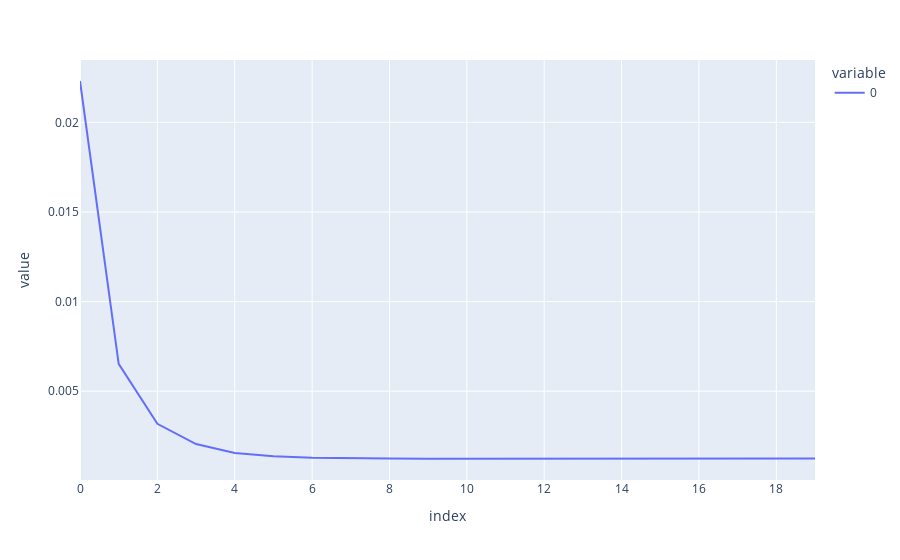

The notebook cell saved with this chart:
### Code cell
SGD_model = MyLinearRegressionSGD(0.3, 1000)
SGD_model.fit(X=X_train, y=y_train)
SGD_model.report_model(precision=3)
SGD_model.plot_error(num_intervals=20)

### Figure 1 — Plotly figure (JSON) as saved in the notebook; plotly's stock layout.template omitted (floating-point values rounded to 4 significant figures)
{"data": [{"hovertemplate": "variable=0<br>index=%{x}<br>value=%{y}<extra></extra>", "legendgroup": "0", "line": {"color": "#636efa", "dash": "solid"}, "marker": {"symbol": "circle"}, "mode": "lines", "name": "0", "orientation": "v", "showlegend": true, "type": "scatter", "x": [0, 1, 2, 3, 4, 5, 6, 7, 8, 9, 10, 11, 12, 13, 14, 15, 16, 17, 18, 19], "xaxis": "x", "y": [0.0223, 0.006532, 0.003183, 0.002055, 0.00156, 0.00137, 0.001295, 0.001255, 0.001245, 0.001227, 0.001228, 0.001219, 0.001225, 0.001226, 0.001229, 0.001221, 0.001224, 0.00123, 0.001233, 0.001246], "yaxis": "y"}], "layout": {"legend": {"title": {"text": "variable"}, "tracegroupgap": 0}, "margin": {"t": 60}, "xaxis": {"anchor": "y", "domain": [0, 1], "title": {"text": "index"}}, "yaxis": {"anchor": "x", "domain": [0, 1], "title": {"text": "value"}}}}
